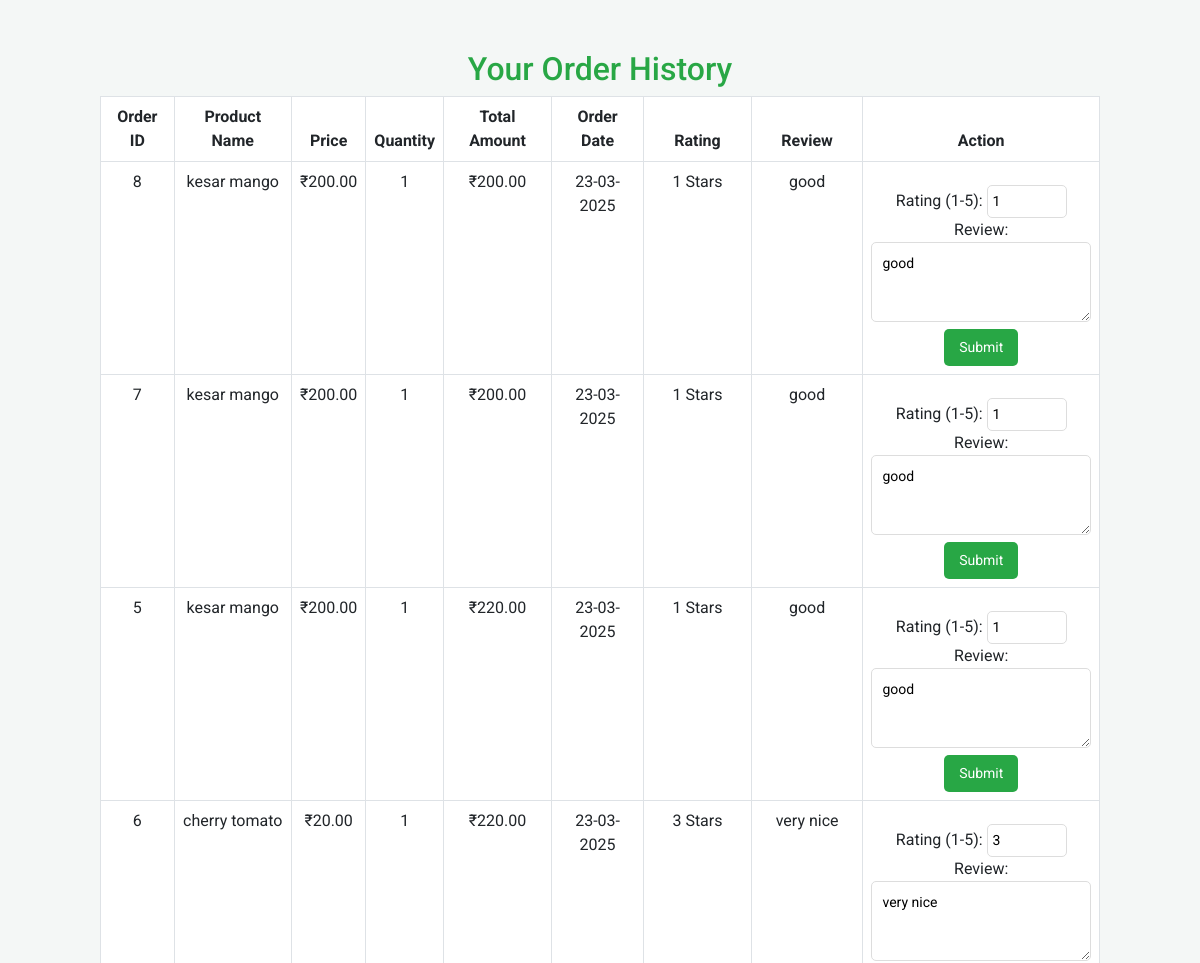
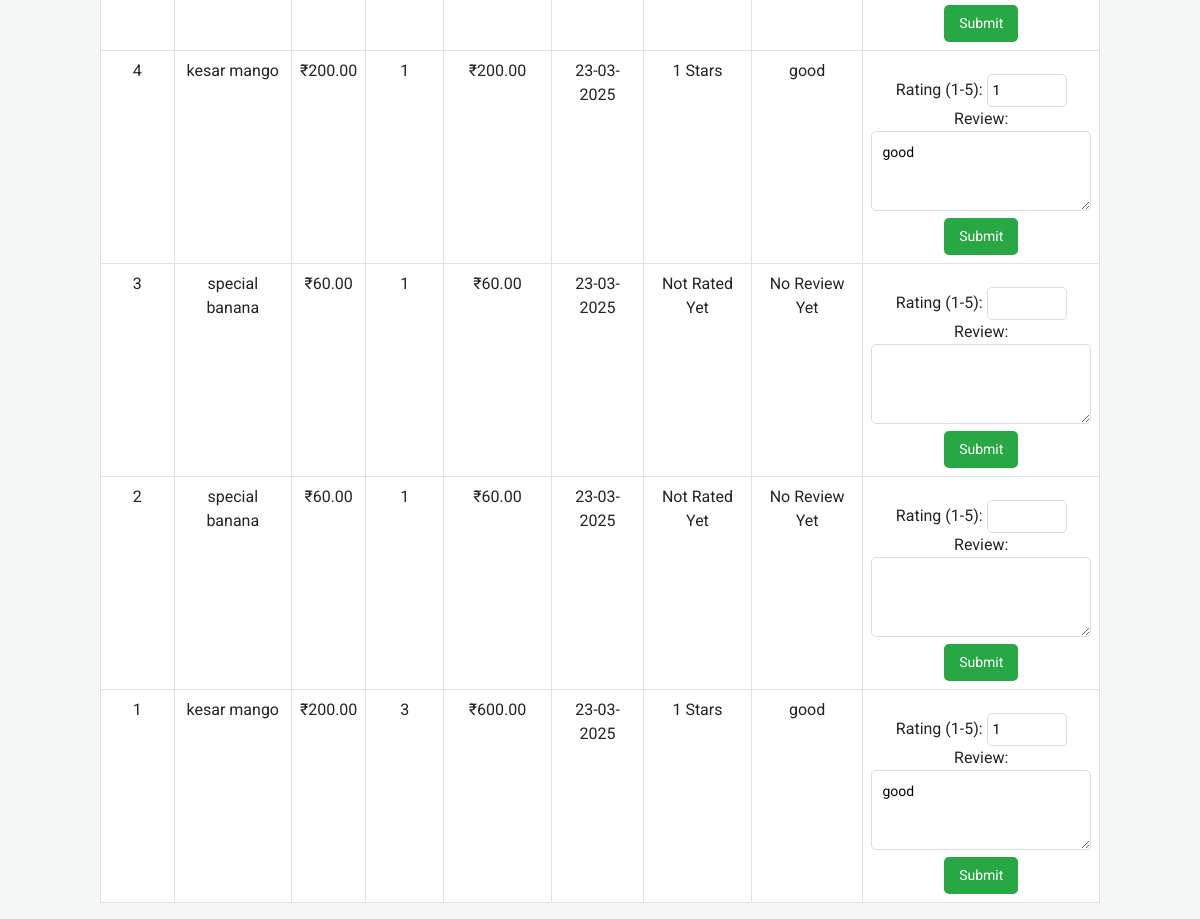
Page /customer/order_history.php (signed in) on the committed database (2 pictures, top to bottom).
### tables this page shows
CREATE TABLE `my_orders` (
  `order_id` int(11) NOT NULL,
  `customer_id` int(11) NOT NULL,
  `product_id` int(11) NOT NULL,
  `product_name` varchar(255) NOT NULL,
  `product_price` decimal(10,2) NOT NULL,
  `quantity` int(11) NOT NULL,
  `total_amount` decimal(10,2) NOT NULL,
  `status` varchar(50) DEFAULT 'Pending',
  `created_at` timestamp NOT NULL DEFAULT current_timestamp(),
  `order_date` timestamp NOT NULL DEFAULT current_timestamp()
);

### customer/order_history.php (the view, shortened to what this page needs)
<?php
require_once 'db.php';
$customer = $_SESSION['customer_data'];
$order_query = "SELECT o.order_id, o.product_id, o.product_name, o.product_price, o.quantity, o.total_amount, o.order_date
                FROM my_orders o
                WHERE o.customer_id = ? ORDER BY o.order_date DESC";
$stmt = $conn->prepare($order_query);
$stmt->bind_param("i", $customer['customer_id']);
$stmt->execute();
$order_result = $stmt->get_result();
$ratings_reviews = [];
if ($order_result->num_rows > 0) {
    while ($order = $order_result->fetch_assoc()) {
        $product_id = $order['product_id'];
        $review_query = "SELECT r.rating, r.review_text
                         FROM ratings_reviews r
                         WHERE r.product_id = ? AND r.customer_id = ?";
        $stmt_review = $conn->prepare($review_query);
        $stmt_review->bind_param("ii", $product_id, $customer['customer_id']);
        $stmt_review->execute();
        $review_result = $stmt_review->get_result();
        $order['rating'] = null;
        $order['review'] = null;
        if ($review_result->num_rows > 0) {
            $review = $review_result->fetch_assoc();
            $order['rating'] = $review['rating'];
            $order['review'] = $review['review_text'];
        }
        $ratings_reviews[] = $order;
    }
} else {
    $ratings_reviews = [];
}
?>
<!DOCTYPE html>
<html lang="en">
<head>
    <link href="https://cdn.jsdelivr.net/npm/bootstrap@5.3.0/dist/css/bootstrap.min.css" rel="stylesheet">
</head>
<body>
    <h2>Your Order History</h2>
    <?php if (empty($ratings_reviews)): ?>
    <p class="no-orders">You have no orders yet.</p>
    <?php else: ?>
    <div class="table-container">
        <table class="table table-bordered">
            <thead>
                <tr>
                    <th>Order ID</th>
                    <th>Product Name</th>
                    <th>Price</th>
                    <th>Quantity</th>
                    <th>Total Amount</th>
                    <th>Order Date</th>
                    <th>Rating</th>
                    <th>Review</th>
                    <th>Action</th>
                </tr>
            </thead>
            <tbody>
                <?php foreach ($ratings_reviews as $order): ?>
                <tr>
                    <td><?php echo $order['order_id']; ?></td>
                    <td><?php echo htmlspecialchars($order['product_name']); ?></td>
                    <td>₹<?php echo number_format($order['product_price'], 2); ?></td>
                    <td><?php echo $order['quantity']; ?></td>
                    <td>₹<?php echo number_format($order['total_amount'], 2); ?></td>
                    <td><?php echo date('d-m-Y', strtotime($order['order_date'])); ?></td>
                    <td>
                        <?php
                            if ($order['rating'] !== null) {
                                echo $order['rating'] . " Stars";
                            } else {
                                echo "Not Rated Yet";
                            }
                        ?>
                    </td>
                    <td>
                        <?php
                            if ($order['review'] !== null) {
                                echo htmlspecialchars($order['review']);
                            } else {
                                echo "No Review Yet";
                            }
                        ?>
                    </td>
                    <td>
                        <form method="POST" action="" class="review-form">
                            <label for="rating">Rating (1-5): </label>
                            <input type="number" name="rating" min="1" max="5"
                                value="<?php echo $order['rating'] ?? ''; ?>" required>
                            <br>
                            <label for="review_text">Review: </label>
                            <textarea name="review_text" required><?php echo $order['review'] ?? ''; ?></textarea>
                            <br>
                            <button type="submit" name="rate_review">Submit</button>
                        </form>
                    </td>
                </tr>
                <?php endforeach; ?>
            </tbody>
        </table>
    </div>
    <?php endif; ?>
</body>
</html>

### customer/order_history.php (style rules this page uses)
body { font-family: 'Roboto', sans-serif; background-color: #f4f7f6; color: #333; }
h2 { text-align: center; margin-top: 50px; font-size: 2rem; color: #28a745; }
.table-container { margin-top: 40px; max-width: 1000px; margin: 0 auto; }
table { width: 100%; border-collapse: collapse; }
th, td { padding: 12px 15px; text-align: center; }
th { background-color: #28a745; color: white; }
tr:nth-child(even) { background-color: #f2f2f2; }
.review-form { margin-top: 10px; }
.review-form textarea { width: 100%; height: 80px; padding: 10px; border-radius: 5px; border: 1px solid #ddd; font-size: 14px; }
.review-form input[type="number"] { width: 80px; padding: 5px; margin-top: 5px; border-radius: 5px; border: 1px solid #ddd; font-size: 14px; }
.review-form button { padding: 8px 15px; background-color: #28a745; color: white; border: none; border-radius: 5px; cursor: pointer; font-size: 14px; }

### rows in the picture
my_orders: order_id "8", product_name "kesar mango", product_price "200.00", quantity "1", total_amount "200.00", order_date "23-03-2025", rating "1", review "good", review_text "good"
my_orders: order_id "7", product_name "kesar mango", product_price "200.00", quantity "1", total_amount "200.00", order_date "23-03-2025", rating "1", review "good", review_text "good"
my_orders: order_id "5", product_name "kesar mango", product_price "200.00", quantity "1", total_amount "220.00", order_date "23-03-2025", rating "1", review "good", review_text "good"
my_orders: order_id "6", product_name "cherry tomato", product_price "20.00", quantity "1", total_amount "220.00", order_date "23-03-2025", rating "3", review "very nice", review_text "very nice"
my_orders: order_id "4", product_name "kesar mango", product_price "200.00", quantity "1", total_amount "200.00", order_date "23-03-2025", rating "1", review "good", review_text "good"
my_orders: order_id "3", product_name "special banana", product_price "60.00", quantity "1", total_amount "60.00", order_date "23-03-2025", shows "Not Rated Yet", shows "No Review Yet"
my_orders: order_id "2", product_name "special banana", product_price "60.00", quantity "1", total_amount "60.00", order_date "23-03-2025", shows "Not Rated Yet", shows "No Review Yet"
my_orders: order_id "1", product_name "kesar mango", product_price "200.00", quantity "3", total_amount "600.00", order_date "23-03-2025", rating "1", review "good", review_text "good"
